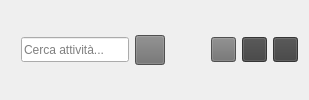
            <widget class="QWidget" name="page_9">
             <layout class="QHBoxLayout" name="horizontalLayout_8">
              <item>
               <layout class="QHBoxLayout" name="horizontalLayout">
                <property name="leftMargin">
                 <number>10</number>
                </property>
                <property name="rightMargin">
                 <number>0</number>
                </property>
                <item>
                 <widget class="QLineEdit" name="searchLine">
                  <property name="sizePolicy">
                   <sizepolicy hsizetype="MinimumExpanding" vsizetype="Fixed">
                    <horstretch>0</horstretch>
                    <verstretch>0</verstretch>
                   </sizepolicy>
                  </property>
                  <property name="maximumSize">
                   <size>
                    <width>400</width>
                    <height>25</height>
                   </size>
                  </property>
                  <property name="styleSheet">
                   <string notr="true">QIcon iconaLente(&quot;:/icone/search.png&quot;);
ui-&gt;lineEditRicerca-&gt;addAction(iconaLente, QLineEdit::LeadingPosition);</string>
                  </property>
                  <property name="text">
                   <string/>
                  </property>
                  <property name="alignment">
                   <set>Qt::AlignmentFlag::AlignLeading|Qt::AlignmentFlag::AlignLeft|Qt::AlignmentFlag::AlignVCenter</set>
                  </property>
                  <property name="placeholderText">
                   <string>Cerca attività...</string>
                  </property>
                 </widget>
                </item>
                <item>
                 <widget class="QToolButton" name="filterButton">
                  <property name="minimumSize">
                   <size>
                    <width>30</width>
                    <height>30</height>
                   </size>
                  </property>
                  <property name="maximumSize">
                   <size>
                    <width>30</width>
                    <height>30</height>
                   </size>
                  </property>
                  <property name="cursor">
                   <cursorShape>PointingHandCursor</cursorShape>
                  </property>
                  <property name="styleSheet">
                   <string notr="true">background-color: rgb(112, 112, 112);</string>
                  </property>
                  <property name="text">
                   <string/>
                  </property>
                  <property name="icon">
                   <iconset resource="risorse.qrc">
                    <normaloff>:/icone/ordinamento.png</normaloff>:/icone/ordinamento.png</iconset>
                  </property>
                 </widget>
                </item>
                <item>
                 <spacer name="horizontalSpacer">
                  <property name="orientation">
                   <enum>Qt::Orientation::Horizontal</enum>
                  </property>
                  <property name="sizeHint" stdset="0">
                   <size>
                    <width>40</width>
                    <height>20</height>
                   </size>
                  </property>
                 </spacer>
                </item>
                <item>
                 <widget class="QToolButton" name="addAttivitaBtn">
                  <property name="minimumSize">
                   <size>
                    <width>25</width>
                    <height>25</height>
                   </size>
                  </property>
                  <property name="maximumSize">
                   <size>
                    <width>25</width>
                    <height>25</height>
                   </size>
                  </property>
                  <property name="cursor">
                   <cursorShape>PointingHandCursor</cursorShape>
                  </property>
                  <property name="styleSheet">
                   <string notr="true">QToolButton:disabled {
    background-color: #404040;
}
QToolButton {
	background-color: rgb(112, 112, 112);
}</string>
                  </property>
                  <property name="text">
                   <string/>
                  </property>
                  <property name="icon">
                   <iconset resource="risorse.qrc">
                    <normaloff>:/icone/add.png</normaloff>:/icone/add.png</iconset>
                  </property>
                 </widget>
                </item>
                <item>
                 <widget class="QToolButton" name="deleteAttivitaBtn">
                  <property name="enabled">
                   <bool>false</bool>
                  </property>
                  <property name="minimumSize">
                   <size>
                    <width>25</width>
                    <height>25</height>
                   </size>
                  </property>
                  <property name="maximumSize">
                   <size>
                    <width>25</width>
                    <height>25</height>
                   </size>
                  </property>
                  <property name="cursor">
                   <cursorShape>PointingHandCursor</cursorShape>
                  </property>
                  <property name="styleSheet">
                   <string notr="true">QToolButton:disabled {
    background-color: #404040;
}
QToolButton {
	background-color: rgb(112, 112, 112);
}</string>
                  </property>
                  <property name="text">
                   <string/>
                  </property>
                  <property name="icon">
                   <iconset resource="risorse.qrc">
                    <normaloff>:/icone/minus.png</normaloff>:/icone/minus.png</iconset>
                  </property>
                 </widget>
                </item>
                <item>
                 <widget class="QToolButton" name="modAttivitaBtn">
                  <property name="enabled">
                   <bool>false</bool>
                  </property>
                  <property name="minimumSize">
                   <size>
                    <width>25</width>
                    <height>25</height>
                   </size>
                  </property>
                  <property name="maximumSize">
                   <size>
                    <width>25</width>
                    <height>25</height>
                   </size>
                  </property>
                  <property name="cursor">
                   <cursorShape>PointingHandCursor</cursorShape>
                  </property>
                  <property name="styleSheet">
                   <string notr="true">QToolButton:disabled {
    background-color: #404040;
}
QToolButton {
	background-color: rgb(112, 112, 112);
}</string>
                  </property>
                  <property name="text">
                   <string/>
                  </property>
                  <property name="icon">
                   <iconset resource="risorse.qrc">
                    <normaloff>:/icone/pencil.png</normaloff>:/icone/pencil.png</iconset>
                  </property>
                 </widget>
                </item>
               </layout>
              </item>
             </layout>
            </widget>
